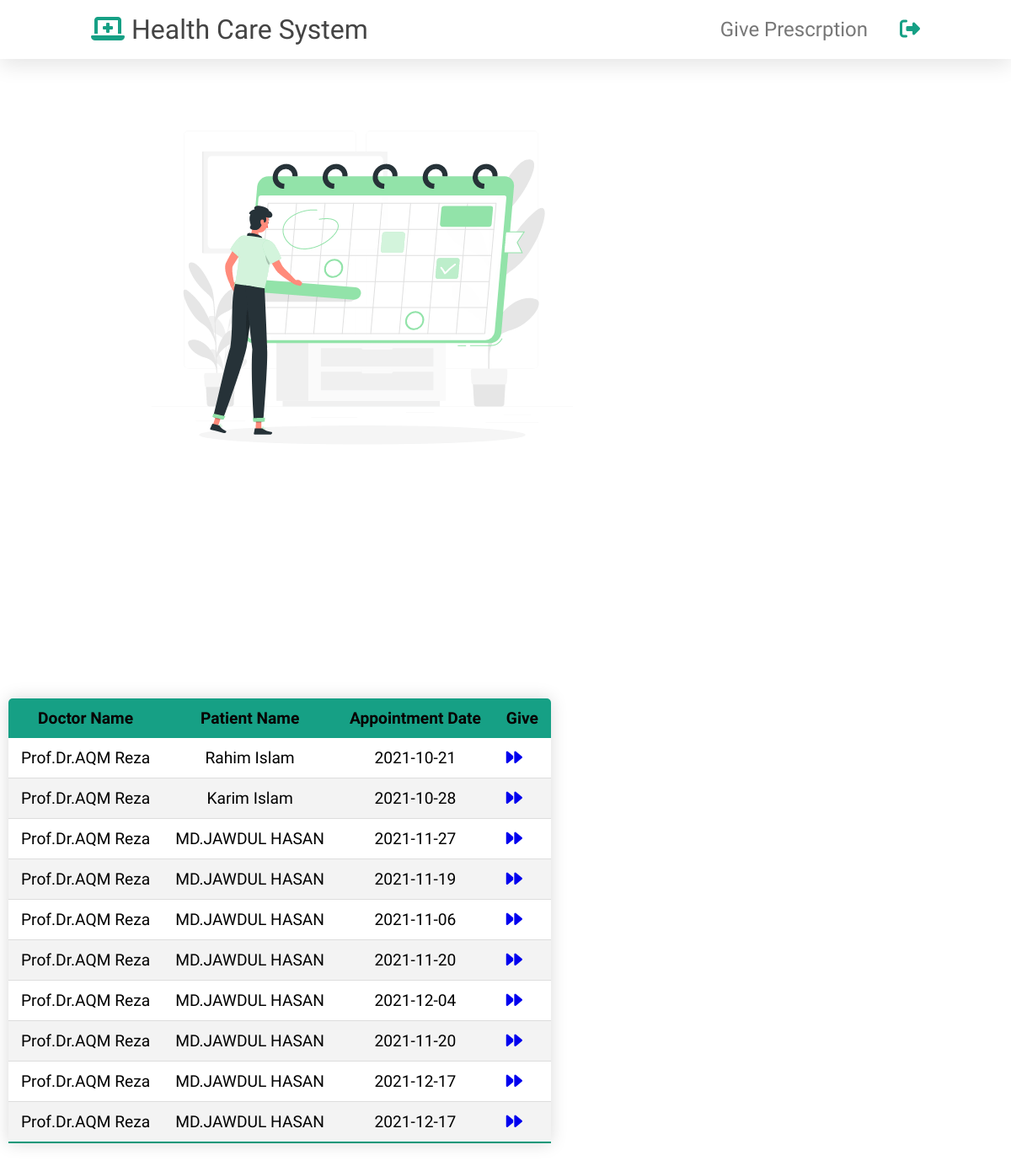
Screenshot of /PHP/Doctor/ProvidePrescr.php (signed in) with the database file from the repository.
### tables this page shows
CREATE TABLE `appointmenttbl` (
  `aptid` int(100) NOT NULL,
  `doctorid` int(100) NOT NULL,
  `patientid` int(100) NOT NULL,
  `apdtname` varchar(100) NOT NULL,
  `apptname` varchar(100) NOT NULL,
  `appdate` date NOT NULL
);

### PHP/Doctor/ProvidePrescr.php (the view, shortened to what this page needs)
<?php
require_once './includes/header.php';
?>
<section class="viewapt">
    <div class="viewaptimg">
        <img src="../../Images/Apt.gif" alt="" width="500" height="500">
    </div>
    <div class="viewapttbl">
        <table class="tablestyle">
            <thead>
                <tr>
                    <th>Doctor Name</th>
                    <th>Patient Name</th>
                    <th>Appointment Date</th>
                    <th>Give</th>
                </tr>
            </thead>
            <tbody>
                <?php
                $user_name = $_SESSION["user_name"];
                $query = "SELECT * FROM doctortbl WHERE dtuser_name='$user_name';";
                require_once '../conn.php';
                $result = mysqli_query($conn, $query);
                while ($row = mysqli_fetch_assoc($result)) {
                    $dtid = $row['dtid'];
                }
                require_once '../conn.php';
                $query = "SELECT *FROM appointmenttbl where doctorid='$dtid'";
                $result = mysqli_query($conn, $query);
                while ($r = mysqli_fetch_array($result)) {
                    echo '<tr>';
                    echo '<td><center>' . $r['apdtname'] . '</center></td>';
                    echo '<td><center>' . $r['apptname'] . '</center></td>';
                    echo '<td><center>' . $r['appdate'] . '</center></td>';
                    echo "<td><a href=\"ProvidePrescrProcess.php?patientid=$r[patientid]\"><input type='submit' value='' ><i class='fa fa-forward'></i></a></td>";
                }
                ?>
        </table>
    </div>
</section>

### PHP/Doctor/includes/header.php (shortened to what this page needs)
<!DOCTYPE html>
<html lang="en">
<head>
    <link rel="stylesheet" href="https://cdnjs.cloudflare.com/ajax/libs/font-awesome/5.15.4/css/all.min.css">
    <link href="https://maxcdn.bootstrapcdn.com/font-awesome/4.7.0/css/font-awesome.min.css" rel="stylesheet">
    <link rel="stylesheet" href="./css/style.css">
</head>
<header class="header">
    <a href="Dtprofile.php" class="logo"><i class="fas fa-laptop-medical"></i> Health Care System</a>
    <nav class="navbar">
        <a href="ProvidePrescr.php">Give Prescrption </a>
        <a href="Dtlogout.php"><i class="fas fa-sign-out-alt"></i></a>
    </nav>
</header>
<body>

### PHP/Doctor/css/style.css (style rules this page uses)
* { margin: 0; padding: 0; box-sizing: border-box; font-family: "Zen Antique Soft", serif; outline: none; border: none; text-transform: capitalize; text-decoration: none; }
a:link { text-decoration: none; }
.header { padding: 1rem 9%; position: fixed; top: 0; left: 0; right: 0; z-index: 1000; box-shadow: 0 0.5rem 1.5rem rgba(0, 0, 0, 0.1); display: flex; align-items: center; justify-content: space-between; background: #fff; }
.header .logo { font-size: 2rem; color: #444; }
.header .logo i { color: #16a085; }
.header .navbar a { font-size: 1.5rem; color: #777; margin-left: 2rem; }
nav i { color: white; }
.tablestyle { border-collapse: collapse; margin: 25px 0; margin-bottom: 101px; font-size: 1.2rem; min-width: 400px; border-radius: 5px 5px 0 0; overflow: hidden; box-shadow: 0 0 20px rgba(0, 0, 0, 0.15); }
.tablestyle thead tr { background-color: #16a085; color: #070000; text-align: center; font-weight: bold; }
.tablestyle th, .tablestyle td { padding: 12px 15px; }
.tablestyle tbody tr { border-bottom: 1px solid #dddddd; }
.tablestyle tbody tr:nth-of-type(even) { background-color: #f3f3f3; }
.tablestyle tbody tr:last-of-type { border-bottom: 2px solid #009879; }
.viewaptimg { float: left; margin-top: 100px; margin-left: 180px; }
.viewapttbl { float: left; margin-top: 200px; margin-left: 10px; font-size: 1.5rem; }

### PHP/Doctor/includes/header.php (style rules this page uses)
.navbar i { color: #16a085; }

### rows the page displays
appointmenttbl: apdtname "Prof.Dr.AQM Reza", apptname "Rahim Islam", appdate "2021-10-21"
appointmenttbl: apdtname "Prof.Dr.AQM Reza", apptname "Karim Islam", appdate "2021-10-28"
appointmenttbl: apdtname "Prof.Dr.AQM Reza", apptname "MD.JAWDUL HASAN", appdate "2021-11-27"
appointmenttbl: apdtname "Prof.Dr.AQM Reza", apptname "MD.JAWDUL HASAN", appdate "2021-11-19"
appointmenttbl: apdtname "Prof.Dr.AQM Reza", apptname "MD.JAWDUL HASAN", appdate "2021-11-06"
appointmenttbl: apdtname "Prof.Dr.AQM Reza", apptname "MD.JAWDUL HASAN", appdate "2021-11-20"
appointmenttbl: apdtname "Prof.Dr.AQM Reza", apptname "MD.JAWDUL HASAN", appdate "2021-12-04"
appointmenttbl: apdtname "Prof.Dr.AQM Reza", apptname "MD.JAWDUL HASAN", appdate "2021-11-20"
appointmenttbl: apdtname "Prof.Dr.AQM Reza", apptname "MD.JAWDUL HASAN", appdate "2021-12-17"
appointmenttbl: apdtname "Prof.Dr.AQM Reza", apptname "MD.JAWDUL HASAN", appdate "2021-12-17"
